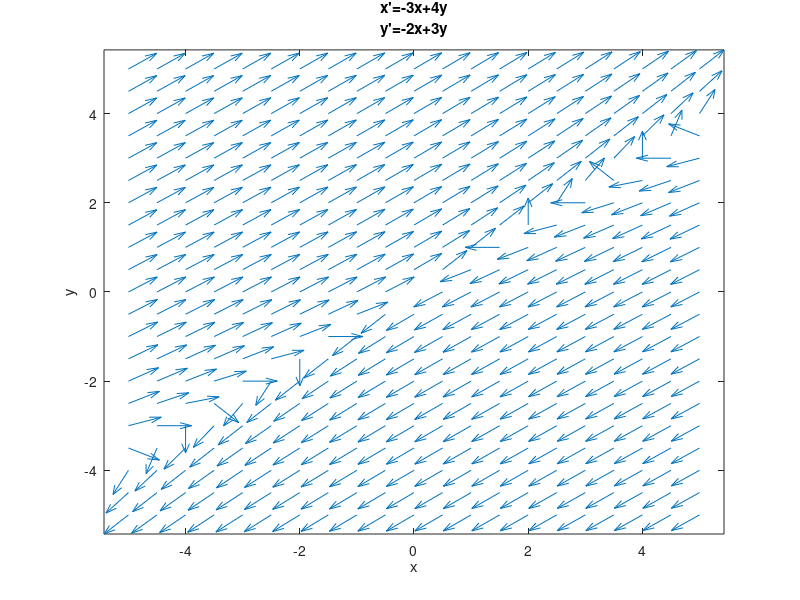

Recreate this plot in MATLAB.
% Definir el sistema lineal autónomo plano
A = [-3 4; -2 3]; % Matriz del sistema

% Crear una grilla para el campo de direcciones
[x, y] = meshgrid(-5:0.5:5, -5:0.5:5);

% Calcular las derivadas para cada punto de la grilla
u = A(1,1)*x + A(1,2)*y;
v = A(2,1)*x + A(2,2)*y;

% Normalizar las flechas para que todas tengan la misma longitud
normas = sqrt(u.^2 + v.^2);
u = u ./ normas;
v = v ./ normas;

% Graficar el campo de direcciones
quiver(x, y, u, v);
axis tight;
xlabel('x');
ylabel('y');
title({'x''=-3x+4y', 'y''=-2x+3y'});
